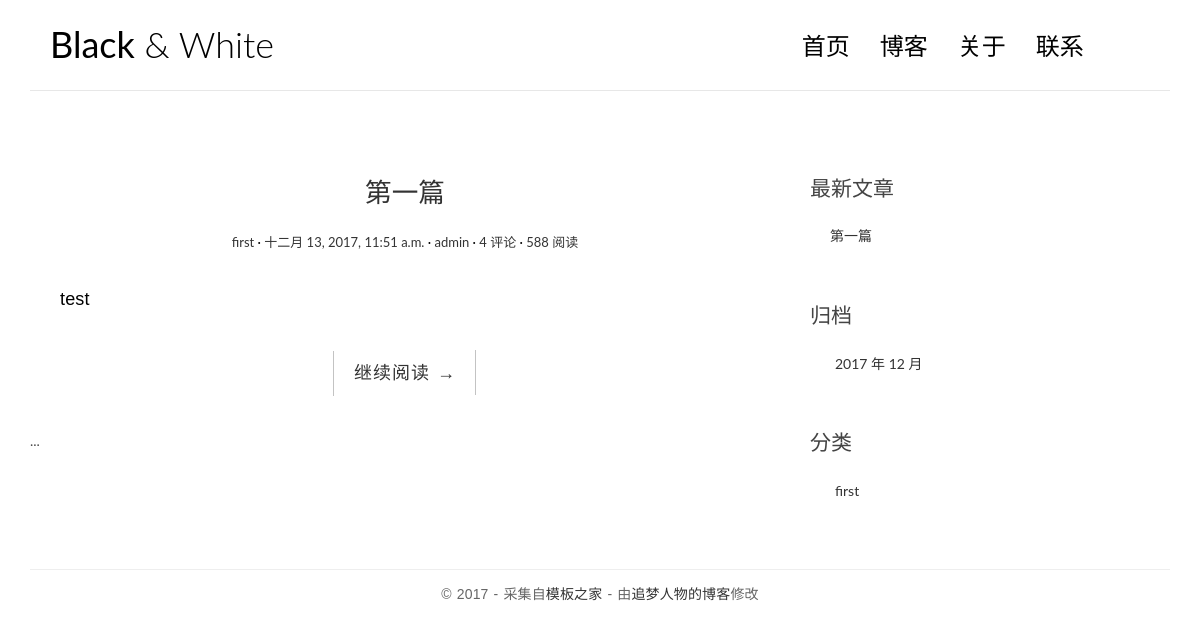
The page / on the database its author committed.
### blog/models.py (models this page shows, shortened)
@python_2_unicode_compatible
class Post(models.Model):
    def get_absolute_url(self):
        return reverse('blog:detail', kwargs={'pk': self.pk})
    title = models.CharField(max_length=70)
    body = models.TextField()
    created_time = models.DateTimeField()
    modified_time = models.DateTimeField()
    excerpt = models.CharField(max_length=200, blank=True)
    category = models.ForeignKey(Category)
    tags = models.ManyToManyField(Tag, blank=True)
    author = models.ForeignKey(User)
    class Meta:
        ordering = ['-created_time']

class Category(models.Model):
    def get_absolute_url(self):
        return reverse('blog:category', kwargs={'pk': self.pk})
    name = models.CharField(max_length=100)

### blog/views.py (the view)
# urls.py: url(r'^$', views.index, name='index'),
def index(request):
    post_list = Post.objects.all()
    return render(request, 'blog/index.html', context={'post_list': post_list})

### blog/templatetags/blog_tags.py (called while the page is built)
@register.simple_tag
def get_recent_posts(num=5):
    return Post.objects.all().order_by("-created_time")[:num]

@register.simple_tag
def archives():
    return Post.objects.dates('created_time', 'month', order='DESC')

@register.simple_tag
def get_categories():
    return Category.objects.all()

### templates/blog/index.html
{% extends 'base.html' %}
{% block main %}
    {% for post in post_list %}
        <article class="post post-{{ post.pk }}">
            <h1 class="entry-title">
                <a href="{{ post.get_absolute_url }}">{{ post.title }}</a>
            </h1>
            <div class="entry-meta">
              <span class="post-category"><a href="#">{{ post.category.name }}</a></span>
              <span class="post-date"><a href="#"><time class="entry-date"
                                                        datetime="{{ post.created_time }}">{{ post.created_time }}</time></a></span>
              <span class="post-author"><a href="#">{{ post.author }}</a></span>
              <span class="comments-link"><a href="#">4 评论</a></span>
              <span class="views-count"><a href="#">588 阅读</a></span>
            </div>
            <div class="entry-content clearfix">
              <p>{{ post.excerpt }}</p>
              <div class="read-more cl-effect-14">
                <a href="{{ post.get_absolute_url }}" class="more-link">继续阅读 <span class="meta-nav">→</span></a>
              </div>
            </div>
        </article>
    {% empty %}
        <div class="no-post">暂时还没有发布的文章！</div>
    {% endfor %}
    <div class="pagination">
      ...
    </div>
{% endblock main %}

### templates/base.html (shortened to what this page needs)
{% load staticfiles %}
{% load blog_tags %}
<!DOCTYPE html>
<html>
<head>
    <link rel="stylesheet" href="{% static 'blog/css/bootstrap.min.css' %}">
    <link rel="stylesheet" href="http://code.ionicframework.com/ionicons/2.0.1/css/ionicons.min.css">
    <link rel="stylesheet" href="{% static 'blog/css/pace.css' %}">
    <link rel="stylesheet" href="{% static 'blog/css/custom.css' %}">
    <link rel="stylesheet" href="{% static 'blog/css/highlights/github.css' %}">
</head>
<body>
<div class="container">
    <header id="site-header">
        <div class="row">
            <div class="col-md-4 col-sm-5 col-xs-8">
                <div class="logo">
                    <h1><a href="{% url 'blog:index' %}"><b>Black</b> &amp; White</a></h1>
                </div>
            </div>
            <div class="col-md-8 col-sm-7 col-xs-4">
                <nav class="main-nav" role="navigation">
                    <div class="collapse navbar-collapse" id="bs-example-navbar-collapse-1">
                        <ul class="nav navbar-nav navbar-right">
                            <li class="cl-effect-11"><a href="blog/index.html" data-hover="首页">首页</a></li>
                            <li class="cl-effect-11"><a href="blog/full-width.html" data-hover="博客">博客</a></li>
                            <li class="cl-effect-11"><a href="blog/about.html" data-hover="关于">关于</a></li>
                            <li class="cl-effect-11"><a href="blog/contact.html" data-hover="联系">联系</a></li>
                        </ul>
                    </div>
                </nav>
            </div>
        </div>
    </header>
</div>
<div class="content-body">
    <div class="container">
        <div class="row">
            <main class="col-md-8">
                {% block main %}
                {% endblock main %}
            </main>
            <aside class="col-md-4">
                <div class="widget widget-recent-posts">
                  <h3 class="widget-title">最新文章</h3>
                  {% get_recent_posts as recent_post_list %}
                  <ul>
                    {% for post in recent_post_list %}
                    <li>
                      <a href="{{ post.get_absolute_url }}">{{ post.title }}</a>
                    </li>
                    {% empty %}
                    暂无文章！
                    {% endfor %}
                  </ul>
                </div>
                <div class="widget widget-archives">
                  <h3 class="widget-title">归档</h3>
                  {% archives as date_list %}
                  <ul>
                    {% for date in date_list %}
                    <li>
                      <a href="{% url 'blog:archives' date.year date.month %}">
                        {{ date.year }} 年 {{ date.month }} 月
                      </a>
                    </li>
                    {% empty %}
                    暂无归档！
                    {% endfor %}
                  </ul>
                </div>
                <div class="widget widget-category">
                  <h3 class="widget-title">分类</h3>
                  {% get_categories as category_list %}
                  <ul>
                    {% for category in category_list %}
                    <li>
                      <a href="{{ category.get_absolute_url }}">{{ category.name }}</a>
                    </li>
                    {% empty %}
                    暂无分类！
                    {% endfor %}
                  </ul>
                </div>
            </aside>
        </div>
    </div>
</div>
<footer id="site-footer">
    <div class="container">
        <div class="row">
            <div class="col-md-12">
                <p class="copyright">&copy 2017 - 采集自<a href="http://www.cssmoban.com/"
                                                        target="_blank" title="模板之家">模板之家</a>
                    - 由<a href="http://zmrenwu.com/" title="网页模板" target="_blank">追梦人物的博客</a>修改
                </p>
            </div>
        </div>
    </div>
</footer>
</body>
</html>

### blog/static/blog/css/custom.css (style rules this page uses)
* { outline: none; }
h1, h2, h3, h4, h5, h6 { margin-top: 0; }
b { font-weight: 400; }
a { color: #333; }
body { color: #444; font-family: 'Lato', sans-serif; }
p { font-family: 'Ubuntu', sans-serif; font-weight: 400; word-spacing: 1px; letter-spacing: 0.01em; }
#site-header { background-color: #FFF; padding: 25px 20px; margin-bottom: 40px; border-bottom: 1px solid #e7e7e7; }
.logo h1 a { color: #000; }
.logo h1 { margin: 0; font-family: 'Lato', sans-serif; font-weight: 300; }
.main-nav { margin-top: 11px; max-width: 95%; }
.main-nav a { color: #000000 !important; padding: 0 0 5px 0 !important; margin-right: 30px; font-family: 'Lato', sans-serif; font-weight: 300; font-size: 24px; }
.cl-effect-11 a { padding: 10px 0; color: #0972b4; text-shadow: none; }
.cl-effect-11 a::before { position: absolute; top: 0; left: 0; overflow: hidden; padding: 0 0 5px 0 !important; max-width: 0; border-bottom: 1px solid #000; color: #000; content: attr(data-hover); white-space: nowrap; -webkit-transition: max-width 0.5s; -moz-transition: max-width 0.5s; transition: max-width 0.5s; }
.content-body { padding-bottom: 4em; }
.post { background: #fff; padding: 30px 30px 0; }
.entry-title { text-align: center; font-size: 1.9em; margin-bottom: 20px; line-height: 1.6; padding: 10px 20px 0; }
.entry-meta { text-align: center; color: #DDDDDD; font-size: 13px; margin-bottom: 30px; }
.entry-content { font-size: 18px; line-height: 1.9; font-weight: 300; color: #000; }
.post-category::after, .post-date::after, .post-author::after, .comments-link::after { content: ' ·'; color: #000; }
.read-more { font-family: 'Ubuntu', sans-serif; font-weight: 400; word-spacing: 1px; letter-spacing: 0.01em; text-align: center; margin-top: 20px; }
.cl-effect-14 a { padding: 0 20px; height: 45px; line-height: 45px; position: relative; display: inline-block; margin: 15px 25px; letter-spacing: 1px; font-weight: 400; text-shadow: 0 0 1px rgba(255, 255, 255, 0.3); }
.cl-effect-14 a::before, .cl-effect-14 a::after { position: absolute; width: 45px; height: 1px; background: #C3C3C3; content: ''; -webkit-transition: all 0.3s; -moz-transition: all 0.3s; transition: all 0.3s; pointer-events: none; }
.cl-effect-14 a::before { top: 0; left: 0; -webkit-transform: rotate(90deg); -moz-transform: rotate(90deg); transform: rotate(90deg); -webkit-transform-origin: 0 0; -moz-transform-origin: 0 0; transform-origin: 0 0; }
.cl-effect-14 a::after { right: 0; bottom: 0; -webkit-transform: rotate(90deg); -moz-transform: rotate(90deg); transform: rotate(90deg); -webkit-transform-origin: 100% 0; -moz-transform-origin: 100% 0; transform-origin: 100% 0; }
.widget { background: #fff; padding: 30px 0 0; }
.widget-title { font-size: 1.5em; margin-bottom: 20px; line-height: 1.6; padding: 10px 0 0; font-weight: 400; }
.widget-recent-posts ul { padding: 0; margin: 0; padding-left: 20px; }
.widget-recent-posts ul li { list-style-type: none; position: relative; line-height: 170%; margin-bottom: 10px; }
.widget-recent-posts ul li::before { content: '\f3d3'; font-family: "Ionicons"; position: absolute; left: -17px; top: 3px; font-size: 16px; color: #000; }
.widget-archives ul { padding: 0; margin: 0; padding-left: 25px; }
.widget-archives ul li { list-style-type: none; position: relative; line-height: 170%; margin-bottom: 10px; }
.widget-archives ul li::before { content: '\f3f3'; font-family: "Ionicons"; position: absolute; left: -25px; top: 1px; font-size: 16px; color: #000; }
.widget-category ul { padding: 0; margin: 0; padding-left: 25px; }
.widget-category ul li { list-style-type: none; position: relative; line-height: 170%; margin-bottom: 10px; }
.widget-category ul li::before { content: '\f3fe'; font-family: "Ionicons"; position: absolute; left: -25px; top: 1px; font-size: 18px; color: #000; }
#site-footer { padding-top: 10px; padding: 0 0 1.5em 0; }
.copyright { text-align: center; padding-top: 1em; margin: 0; border-top: 1px solid #eee; color: #666; }

### rows shown on the page
Post: title "第一篇", category.name "first", created_time "十二月 13, 2017, 11:51 a.m.", author "admin", excerpt "test"
Category: name "first"

### other values the page prints
{{ date.year }} "2017"
{{ date.month }} "12"
